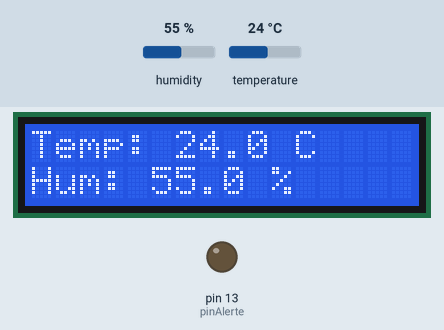
This sketch was run on a simulated Arduino Uno, built with avr-gcc and run on an emulated ATmega328P. Parts: 16×2 character LCD, output pins drawn as LEDs (lit = HIGH). The inputs (shaded band) are chosen by the test bench; at power-on: temperature 24 °C, humidity 55 %.

Above: at 1.2 s.
1.3 s: temperature set to 24.6 °C
At 3.2 s:
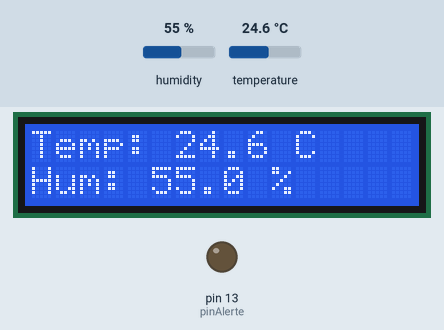
4.0 s: temperature set to 25.4 °C
At 4.7 s:
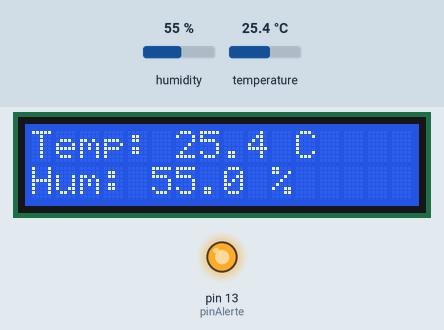
6.7 s: humidity set to 22 %
At 8.9 s:
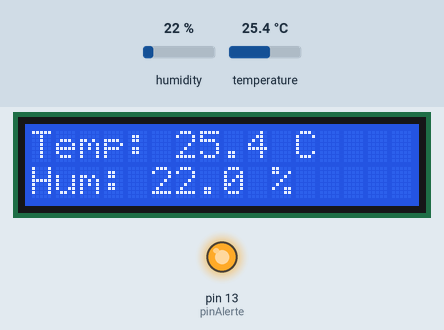
9.7 s: humidity set to 40 %
At 11.6 s:
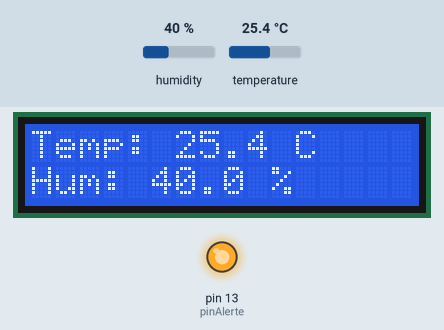
Timing chart, 0 to 13.1 s (numbered marks = the images above; inputs shaded):
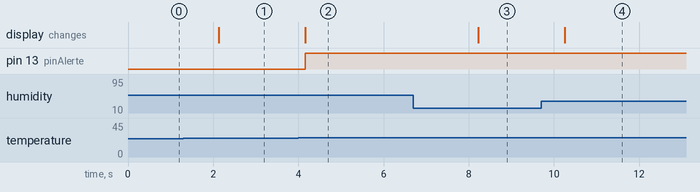

The sketch:

supervision_thermique.ino
```cpp
#include <LiquidCrystal_I2C.h>
#include <DHT.h>

LiquidCrystal_I2C lcd(0x27, 16, 2);
DHT dht(7, DHT22);
const int pinAlerte = 13;

void setup() {
  dht.begin();
  lcd.init();
  lcd.backlight();
  pinMode(pinAlerte, OUTPUT);
}

void loop() {
  float temp = dht.readTemperature();
  float hum = dht.readHumidity();

  lcd.clear();
  lcd.setCursor(0, 0);
  lcd.print("Temp: ");
  lcd.print(temp, 1);
  lcd.print(" C");

  lcd.setCursor(0, 1);
  lcd.print("Hum: ");
  lcd.print(hum, 1);
  lcd.print(" %");

  if (temp > 25.0) {
    digitalWrite(pinAlerte, HIGH); // Activer la LED rouge
  } else {
    digitalWrite(pinAlerte, LOW);  // Éteindre la LED rouge
  }                                // <-- Ajouté : Accolade du "else"

  delay(2000);                     // <-- Recommandé : Pause de 2 secondes pour stabiliser l'affichage et le DHT22
}                                  // <-- Ajouté : Accolade de la fonction loop()
```

Measured:
- the behaviour switches between 25 and 25.1 °C on temperature (found by bisection; images 1 and 2)
- after the input at 1.3 s, the display: changes after 0.83 s (image 1)
- after the input at 4.0 s, pin 13 (pinAlerte): LOW → HIGH after 0.16 s; the display: changes after 0.16 s (image 2)
- after the input at 6.7 s, the display: changes after 1.5 s (image 3)
- after the input at 9.7 s, the display: changes after 0.55 s (image 4)
